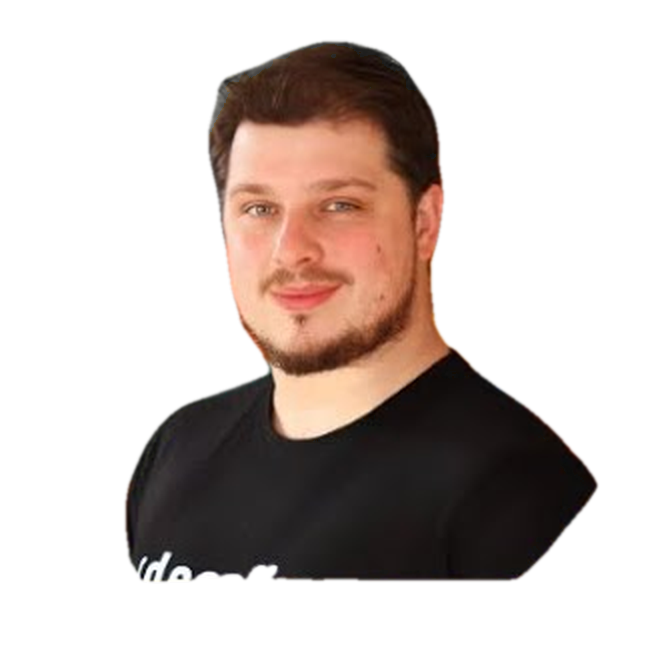
#> input picture tools/mineconomia-recursos/fotos/gonzalo-ok.png, 660 x 660 px; its folder holds 3 pictures in this run
$ python gen_thumbs.py fotos/andres-ok.png
#> lines starting #> are read from the running program, lines starting #| are printed output that depends on the picture; pictures that were not available may be replaced by others from this repository, and a replacement may not be noted
# Genera las miniaturas 1280x720 de cada charla con la marca FAIO de Pacto Pyme.
# Uso: python3 gen_thumbs.py <alianzas-site>  → mineconomia/recursos/<slug>/miniatura.jpg
import os, subprocess, sys
from PIL import Image
HERE = os.path.dirname(os.path.abspath(__file__))
SITE = os.path.abspath(sys.argv[1])
FOTOS = os.path.join(HERE, 'fotos')
TMP = os.path.join(HERE, 'thumb_build'); os.makedirs(TMP, exist_ok=True)
LOGO = 'file://' + os.path.join(SITE, 'assets', 'pactopyme-imagotipo-harina.svg')

THUMBS = [
  dict(slug='estrategias-ia', foto='gonzalo', titulo='IA: estrategias <em>transformadoras</em> para negocios',
       nombre='Gonzalo Sánchez', cargo='Director de Tecnología e Innovación, Desafío Latam', dur='77 min'),
  dict(slug='tareas-repetitivas', foto='andres', titulo='El fin de las <em>tareas repetitivas</em>',
       nombre='Andrés Gallardo', cargo='CEO, Desafío Latam', dur='78 min'),
  dict(slug='primer-agente-ia', foto='zurisadai', titulo='Aprende a crear tu primer <em>agente de IA</em>',
       nombre='Zurisadai Velázquez', cargo='Gerente Sr. de Modelos de Riesgos e IA', dur='72 min'),
  dict(slug='automatiza', foto='gonzalo', titulo='Más productividad, menos esfuerzo: <em>automatiza</em>',
       nombre='Gonzalo Sánchez', cargo='Director de Tecnología e Innovación, Desafío Latam', dur='63 min'),
]

CSS = '''
*{box-sizing:border-box;margin:0}
html,body{width:1280px;height:720px;overflow:hidden}
body{font-family:"Inter",Helvetica,Arial,sans-serif;background:#233435;color:#F1F1F1;position:relative}
.brillo{position:absolute;inset:0;background:radial-gradient(620px 520px at 1010px 470px,#385151 0%,rgba(56,81,81,0) 70%),radial-gradient(420px 300px at 1180px 120px,rgba(204,108,81,.22) 0%,rgba(204,108,81,0) 70%)}
.disco{position:absolute;right:86px;top:118px;width:470px;height:470px;border-radius:50%;background:#385151;overflow:hidden;box-shadow:0 0 0 14px rgba(206,217,217,.10)}
.foto{position:absolute;left:50%;bottom:0;transform:translateX(-50%);width:430px;height:auto}
.texto{position:absolute;left:84px;top:78px;width:620px;height:564px;display:flex;flex-direction:column;justify-content:flex-end}
.logo{position:fixed;left:56px;top:46px;height:96px;width:auto}
.eyebrow{font-weight:700;font-size:20px;letter-spacing:.2em;text-transform:uppercase;color:#CED9D9;margin-bottom:22px}
h1{font-weight:500;font-size:64px;line-height:1.04;letter-spacing:-.025em;margin-bottom:34px}
h1 em{font-style:normal;color:#CC6C51}
.pie{display:flex;align-items:center;gap:22px}
.dur{background:#CC6C51;color:#181D1A;font-weight:700;font-size:22px;padding:12px 24px;border-radius:999px;white-space:nowrap}
.quien b{display:block;font-weight:700;font-size:26px;color:#F1F1F1}
.quien span{display:block;font-weight:400;font-size:19px;color:#CED9D9;margin-top:2px}
'''

def html(t, foto):
    return f'''<!doctype html><html><head><meta charset="utf-8">
<link href="https://fonts.googleapis.com/css2?family=Inter:wght@400;500;700&display=swap" rel="stylesheet"><style>{CSS}</style></head><body>
<div class="brillo"></div><div class="disco"><img class="foto" src="file://{foto}" alt=""></div>
<div class="texto"><img class="logo" src="{LOGO}" alt=""><p class="eyebrow">Charla grabada</p><h1>{t["titulo"]}</h1>
<div class="pie"><span class="dur">▶ {t["dur"]}</span><p class="quien"><b>{t["nombre"]}</b><span>{t["cargo"]}</span></p></div></div>
</body></html>'''

for t in THUMBS:
    # foto recortada: se ajusta al alto del lienzo y se apoya en el borde inferior
    src = Image.open(os.path.join(FOTOS, t['foto'] + '-ok.png'))
#> src is the input picture: PIL image 660x660 RGBA; mean R, G, B, A 35.5, 25.5, 21.3, 87
    bbox = src.getchannel('A').point(lambda v: 255 if v > 20 else 0).getbbox()
#> bbox = (124, 40, 599, 583)
    src = src.crop(bbox)
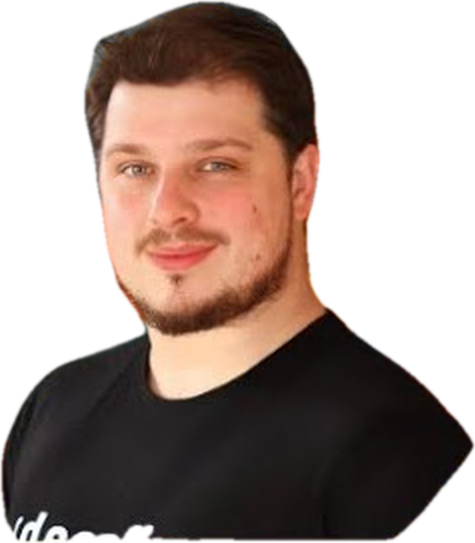
#> src: PIL image 475x543 RGBA; mean R, G, B, A 60, 43, 36, 147; transparent parts drawn white
    foto = os.path.join(TMP, t['foto'] + '-crop.png'); src.save(foto)
    h = os.path.join(TMP, t['slug'] + '.html'); open(h, 'w', encoding='utf-8').write(html(t, foto))
    png = os.path.join(TMP, t['slug'] + '.png')
    subprocess.run(['google-chrome', '--headless=new', '--disable-gpu', '--hide-scrollbars', '--allow-file-access-from-files',
                    '--window-size=1280,720', '--virtual-time-budget=6000', f'--screenshot={png}', 'file://' + h],
                   check=True, stdout=subprocess.DEVNULL, stderr=subprocess.DEVNULL)
#> (this line was passed over: subprocess is not available in this run)
    out = os.path.join(SITE, 'mineconomia', 'recursos', t['slug'], 'miniatura.jpg')
    Image.open(png).convert('RGB').save(out, quality=86, optimize=True, progressive=True)
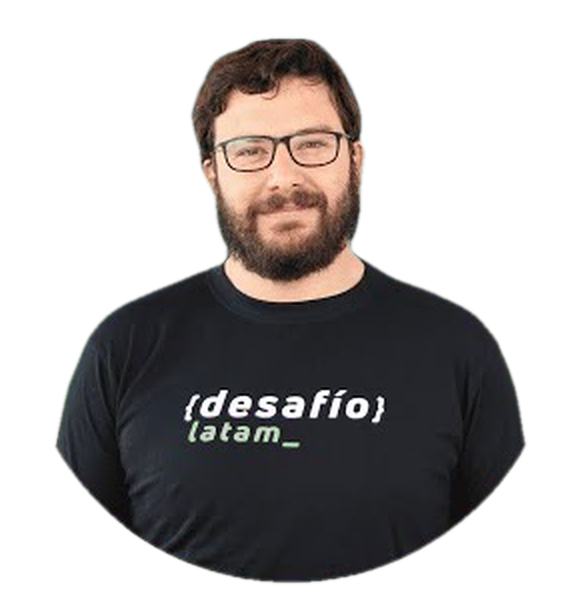
#> input picture tools/mineconomia-recursos/fotos/andres-ok.png, 580 x 590 px, given in place of estrategias-ia.png, which was not available
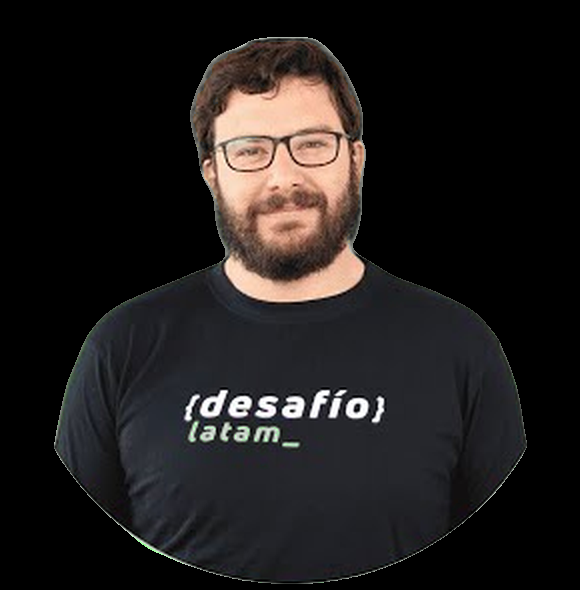
#> saved as miniatura.jpg: PIL image 580x590 RGB; mean R, G, B 31.5, 28.2, 27.7
#> pass 3 of the loop `for t in THUMBS:`:
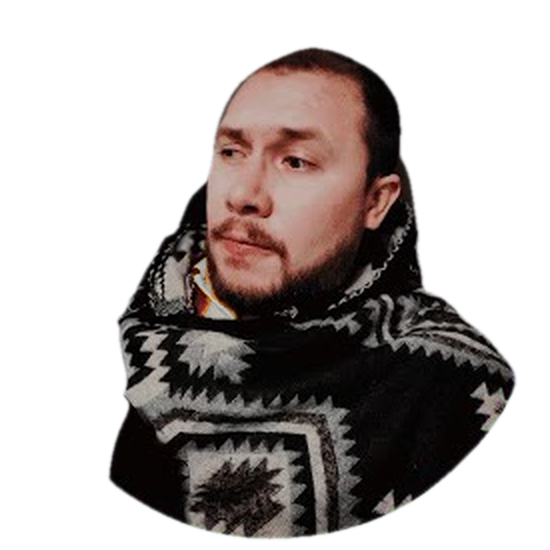
#> input picture tools/mineconomia-recursos/fotos/zurisadai-ok.png, 550 x 550 px
#> src is the input picture: PIL image 550x550 RGBA; mean R, G, B, A 33.7, 27.2, 25.3, 109.4
#> bbox = (108, 46, 517, 540)
#> `src = src.crop(bbox)`:
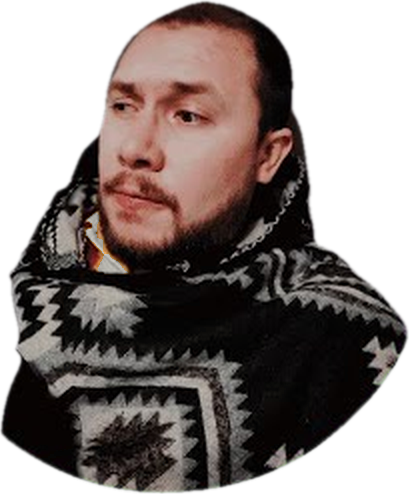
#> src: PIL image 409x494 RGBA; mean R, G, B, A 50.4, 40.7, 37.9, 163.8; transparent parts drawn white
#> (the run stopped early here; a loop or call above may not have finished)
